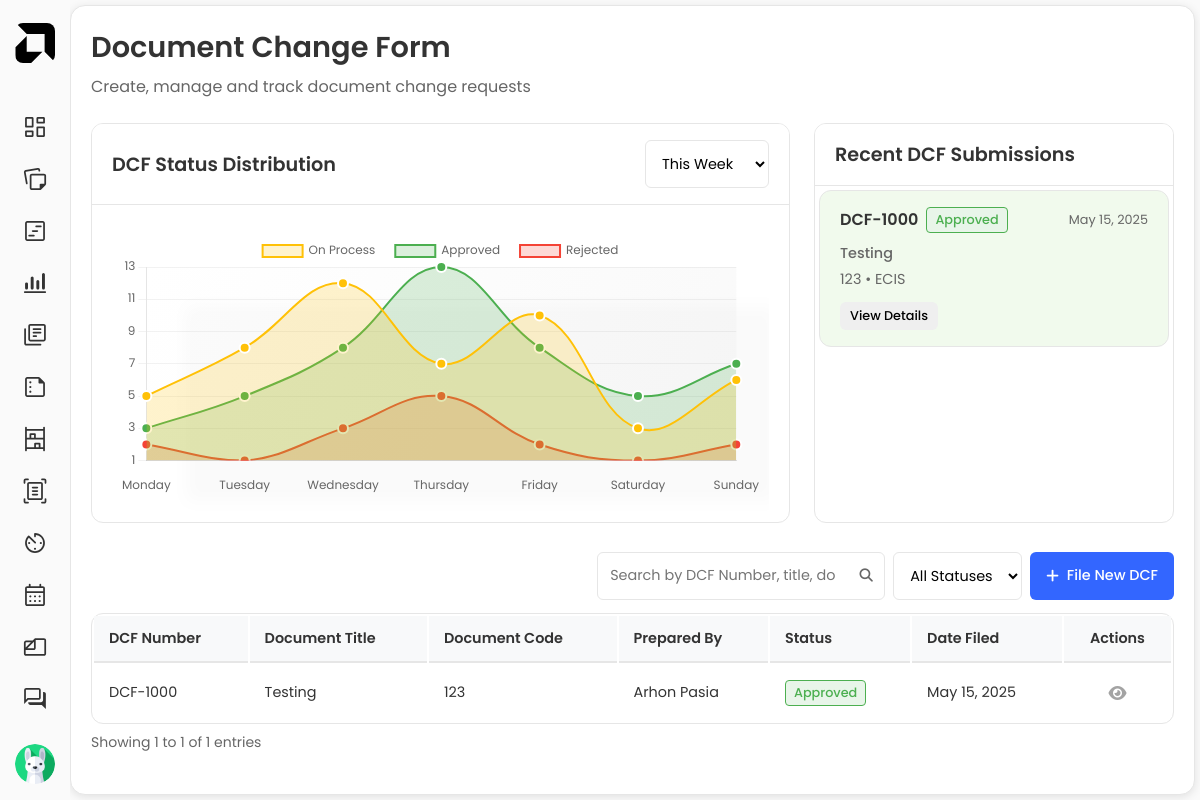
The app's page /dcf/ (signed in), older data.
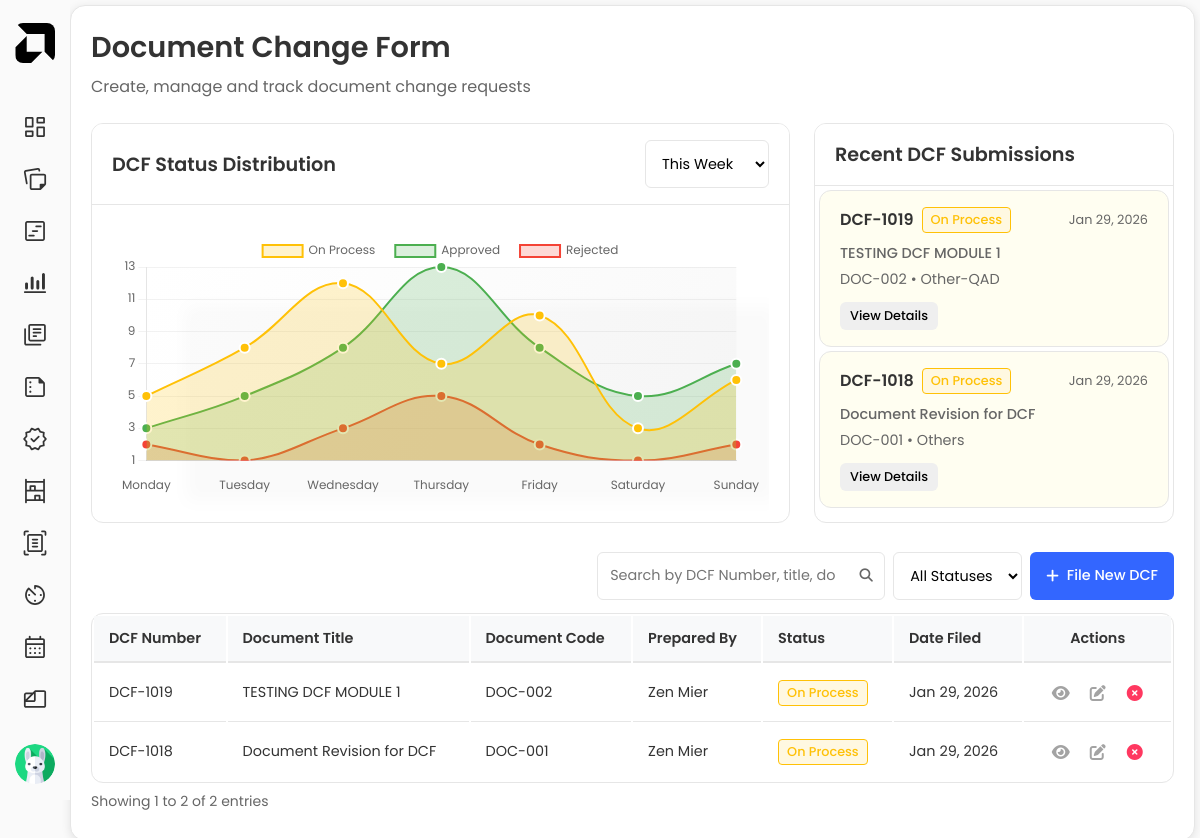
The same page, newer data.
### dcf/models.py (models this page shows, shortened)
class DCF(models.Model):
    STATUS_CHOICES = [
        ('on_process', 'On Process'),
        ('approved', 'Approved'),
        ('rejected', 'Rejected'),
        ('cancelled', 'Cancelled'),
    ]
    NATURE_CHOICES = [
        ('APQP', 'APQP'),
        ('ECC', 'ECC'),
        ('ECIS', 'ECIS'),
        ('ICC', 'ICC'),
        ('Others-PDN', 'Others-PDN'),
        ('Other-QAD', 'Other-QAD'),
        ('Others', 'Others'),
    ]
    dcf_number = models.CharField(max_length=50, unique=True)
    requisitioner = models.ForeignKey(Users, on_delete=models.CASCADE, related_name='filed_dcfs')
    prepared_by = models.CharField(max_length=50, blank=True, null=True)
    document_code = models.CharField(max_length=50)
    document_title = models.CharField(max_length=255)
    revision_number = models.CharField(max_length=20)
    nature = models.CharField(max_length=20, choices=NATURE_CHOICES)
    details = models.TextField()
    effectivity_date = models.DateField()
    date_filed = models.DateTimeField(auto_now_add=True)
    date_endorsed = models.DateTimeField(null=True, blank=True)
    received_by = models.CharField(max_length=255, blank=True, null=True)
    status = models.CharField(max_length=20, choices=STATUS_CHOICES, default='on_process')
    date_modified = models.DateTimeField(auto_now=True)
    def is_editable(self):
        return self.status == 'on_process'
    class Meta:
        verbose_name = "Document Change Form"
        verbose_name_plural = "Document Change Forms"
        ordering = ['-date_filed']

### dcf/views.py (the view, shortened to what this page needs)
@login_required(login_url="user-login")
def dcf_requestor(request):
    if not request.user.dcf_user:
        messages.error(request, "You don't have permission to access this page.")
        return redirect('dashboard')
    if request.user.dcf_qsd:
        recent_dcfs = DCF.objects.all().order_by('-date_filed')[:3]
        all_dcfs_list = DCF.objects.all().order_by('-date_filed')
    else:
        recent_dcfs = DCF.objects.filter(requisitioner=request.user).order_by('-date_filed')[:3]
        all_dcfs_list = DCF.objects.filter(requisitioner=request.user).order_by('-date_filed')
    search_query = request.GET.get('search', '').strip()
    status_filter = request.GET.get('status', '').strip()
    if status_filter and status_filter != 'all':
        all_dcfs_list = all_dcfs_list.filter(status=status_filter)
    paginator = Paginator(all_dcfs_list, 10)
    page = request.GET.get('page')
    all_dcfs = paginator.get_page(page)
    context = {
        'recent_dcfs': recent_dcfs,
        'all_dcfs': all_dcfs,
        'search_query': search_query,
        'status_filter': status_filter,
        'is_dcf_qsd': request.user.dcf_qsd,
    }
    if request.headers.get('X-Requested-With') == 'XMLHttpRequest':
        return render(request, 'dcf/partials/table_and_pagination.html', context)
    return render(request, 'dcf/requestor.html', context)

### dcf/templates/dcf/requestor.html (shortened to what the changed rows need)
{% extends 'main.html' %}
{% load static %}
{% block extra_css %}
<link rel="stylesheet" href="{% static 'css/job-order.css' %}">
<link rel="stylesheet" href="{% static 'css/dcf/dcf-requestor.css' %}">
<link rel="stylesheet" href="{% static 'css/qualitycontrol/qualitycontrol.css' %}">
{% endblock %}
{% block content %}
<main class="main-content">
    <div class="DCF-header">
        <div class="DCF-title-section">
            <h1 class="DCF-page-title">Document Change Form</h1>
        </div>
    </div>
    <div class="DCF-main-content-grid">
        <div class="DCF-card DCF-chart-container">
            <div class="DCF-card-header">
                <h2>DCF Status Distribution</h2>
            </div>
        </div>
        <div class="DCF-card DCF-recent-dcfs">
            <div class="DCF-card-header">
                <h2>Recent DCF Submissions</h2>
            </div>
            <div class="DCF-recent-list">
                {% if recent_dcfs %}
                    {% for dcf in recent_dcfs %}
                    <div class="DCF-recent-item dcf-item-{{ dcf.status }}">
                        <div class="DCF-recent-header">
                            <div class="DCF-recent-info">
                                <span class="DCF-recent-id">{{ dcf.dcf_number }}</span>
                                <span class="DCF-status DCF-status-{{ dcf.status }}">
                                    {{ dcf.get_status_display }}
                                </span>
                            </div>
                            <div class="DCF-recent-info">
                                <span class="DCF-date">{{ dcf.date_filed|date:"M d, Y" }}</span>
                            </div>
                        </div>
                        <div class="DCF-recent-details">
                            <p class="DCF-document-title">{{ dcf.document_title }}</p>
                            <p class="DCF-document-code">{{ dcf.document_code }} • {{dcf.nature}}</p>
                        </div>
                        <div class="DCF-recent-footer">
                            <button class="DCF-button DCF-view-details-btn" data-id="{{ dcf.id }}">
                                View Details
                            </button>
                        </div>
                    </div>
                    {% endfor %}
                {% else %}
                    <div class="DCF-recent-item">
                        <div class="DCF-recent-details">
                            <p class="DCF-document-title">No recent DCF submissions</p>
                        </div>
                    </div>
                {% endif %}
            </div>
        </div>
    </div>
    <div class="tab-content active">
            <div>
                <div id="dcf-table-wrapper">
                    {% include 'dcf/partials/table_and_pagination.html' %}
                </div>
            </div>
    </div>
</main>
{% endblock %}

### templates/sidebar2.html (shortened to what this page needs)
 {% load static %}
<aside class="sidebar minimized">
    <div class="sidebar-header">
        <div class="logo-container" id="logo-container">
            <img src="{% static "images/icons/amd (1).svg" %}" alt="UniSync Logo" class="logo">
            <div class="logo-info">
            </div>
        </div>
    </div>
    <nav class="sidebar-nav">
        <ul>
            <li class="nav-item">
                <a href="{% url 'overview' %}">
                </a>
            </li>
            {% if request.user.job_order_user %}
            <li class="nav-item">
                <a href="
                {% if request.user.job_order_user and request.user.job_order_facilitator %}
                    {% url "facilitator" %}
                {% else %}
                    {% url "requestor-homepage" %}
                {% endif %}
                ">
                </a>
            </li>
            {% endif %}
            {% if request.user.manhours_user %}
            <li class="nav-item">
                <a href="{% url "manhours" %}">
                </a>
            </li>
            {% endif %}
            {% if request.user.monitoring_user %}
            <li class="nav-item">
                <a href="{% if not request.user.monitoring_staff and not request.user.monitoring_qad %}{% url "monitoring_dashboard" %}{% else %}{% url "line_dashboard" %}{% endif %}">
                </a>
            </li>
            {% endif %}
            {% if request.user.dcf_user %}
            <li class="nav-item">
                <a href="{% if request.user.dcf_requestor or request.user.dcf_qsd %}{% url "dcf_requestor" %}{%else%}{% url "dcf_approver" %}{% endif %}">
                </a>
            </li>
            {% endif %}
            {% if request.user.ecis_user %}
            <li class="nav-item">
                <a href="{% if request.user.ecis_requestor %}{% url "ecis_list" %}{%else%}{% url "facilitator_ecis_list" %}{% endif %}">
                </a>
            </li>
            {% endif %}
            {% if request.user.quality_control_qa or request.user.quality_control_warehouse or request.user.quality_control_engineering or request.user.quality_control_production%}
            <li class="nav-item">
                <a href="{% url "quality_control_home" %}">
                </a>
            </li>
            {% endif %}
            {% if request.user.stock_declaration_warehouse or request.user.stock_declaration_purchasing or request.user.stock_declaration_production %}
            <li class="nav-item">
                <a href="{% url "stock_declaration_home" %}">
                </a>
            </li>
            {% endif %}
            {% if request.user.docunotification_user %}
            <li class="nav-item">
                <a href="{% url "docunotification" %}">
                </a>
            </li>
            {% endif %}
            {% if request.user.overtime_user %}
            <li class="nav-item">
                <a href="{% if request.user.overtime_requestor %}{% url "user_filing" %}{% else %}{% url "admin_filing" %}{% endif %}">
                </a>
            </li>
            {% endif %}
            {% if request.user.meetingscheduler_user %}
            <li class="nav-item">
                <a href="{% url "meeting_list" %}">
                </a>
            </li>
            {% endif %}
            {% if request.user.wip_user %}
            <li class="nav-item">
                <a href="{% url "wip_dashboard" %}">
                </a>
            </li>
            {% endif %}
            <li class="nav-item">
                <a href="{% url "chat" %}">
                </a>
            </li>
            {% if request.user.is_admin %}
            <li class="nav-item">
                <a href="{% url "account_settings" %}">
                </a>
            </li>
            {% endif %}
        </ul>
    </nav>
    <div class="user-profile" id="user-profile">
        <div class="user-info">
            <img src="{{request.user.avatar.url}}" alt="User Avatar" class="avatar">
        </div>
    </div>
</aside>

### dcf/templates/dcf/partials/table_and_pagination.html (shortened to what this page needs)
<div class="common-table-container">
    <table class="Unisync-table" id="trial-run-table">
        <thead>
            <tr>
                <th>DCF Number</th>
                <th>Document Title</th>
                <th>Document Code</th>
                <th>Prepared By</th>
                <th>Status</th>
                <th>Date Filed</th>
                <th style="text-align: center;">Actions</th>
            </tr>
        </thead>
        <tbody id="trial-run-tbody">
            {% for dcf in all_dcfs %}
            <tr>
                <td data-label="DCF Number">{{ dcf.dcf_number }}</td>
                <td data-label="Document Title">{{ dcf.document_title }}</td>
                <td data-label="Document Code">{{ dcf.document_code }}</td>
                <td data-label="Prepared By">{{ dcf.prepared_by }}</td>
                <td data-label="Status">
                    <span class="DCF-status DCF-status-{{ dcf.status }}">
                        {{ dcf.get_status_display }}
                    </span>
                </td>
                <td data-label="Date">{{ dcf.date_filed|date:"M d, Y" }}</td>
                <td data-label="Actions" class="text-center">
                    <div class="DCF-action-buttons">
                        <button class="btn btn-icon" title="View Details" data-id="{{ dcf.id }}">
                            <i class="fas fa-eye"></i>
                        </button>
                        {% if dcf.is_editable %}
                        <button class="btn btn-icon DCF-edit-btn" title="Edit DCF" data-id="{{ dcf.id }}">
                            <i class="fas fa-edit"></i>
                        </button>
                        {% endif %}
                       {% if dcf.status == "on_process" %}
                        <button class="btn btn-icon btn-error DCF-delete-btn" title="Cancel DCF" data-id="{{ dcf.id }}">
                            <i class="fa fa-times-circle" aria-hidden="true"></i>
                        </button>
                        {% endif %}
                    </div>
                </td>
            </tr>
            {% endfor %}
        </tbody>
    </table>
</div>
<div class="JO-pagination">
    <div class="JO-pagination-info">
        Showing {{ all_dcfs.start_index }} to {{ all_dcfs.end_index }} of {{ all_dcfs.paginator.count }} entries
    </div>
</div>

Row changes from the older to the newer data that the page shows:
removed DCF: dcf_number "DCF-1000", status "Approved", date_filed "May 15, 2025", document_title "Testing", document_code "123", nature "ECIS", prepared_by "Arhon Pasia"
changed Users: quality_control_qa False → True (drawn)
added DCF: dcf_number "DCF-1019", status "On Process", date_filed "Jan 29, 2026", document_title "TESTING DCF MODULE 1", document_code "DOC-002", nature "Other-QAD", prepared_by "Zen Mier"
added DCF: dcf_number "DCF-1018", status "On Process", date_filed "Jan 29, 2026", document_title "Document Revision for DCF", document_code "DOC-001", nature "Others", prepared_by "Zen Mier"
Text that changed along with them:
{{ all_dcfs.end_index }}: "1" → "2"
{{ all_dcfs.paginator.count }}: "1" → "2"
